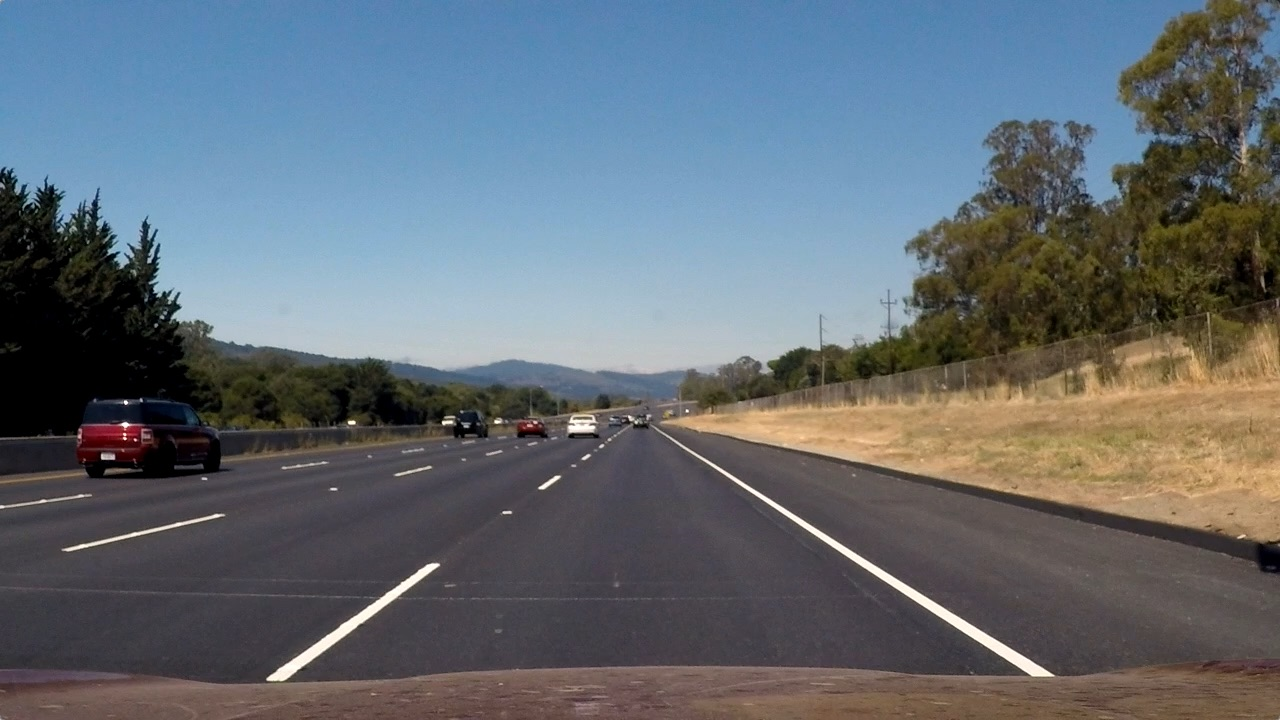
#> input picture Exercises/Module_6/Lane_Detection/test_images/straight_lines2.jpg, 1280 x 720 px
$ jupyter execute --allow-errors image-preprocessing.ipynb   (shell and % lines are left out)
#> lines starting #> are read from the running program, lines starting #| are printed output that depends on the picture; after the words box and inside, x2 and y2 are one past the last pixel; in counts of white or black regions, pixels touching at a corner belong together; pictures that were not available may be replaced by others from this repository, and a replacement may not be noted
[cell 1]
# install
# !apt update && apt install -y ffmpeg libsm6 libxext6

[cell 2]
#Importing necessary libraries
import cv2
import numpy as np
import matplotlib.pyplot as plt

import plotly.express as px

plt.rcParams['figure.figsize'] = (10, 7)

[cell 3]
#Loading test image
image = cv2.imread("./test_images/straight_lines2.jpg")
#> image is the input picture: shape (720, 1280, 3); mean B, G, R 115.1, 107.7, 99.4
image = cv2.cvtColor(image, cv2.COLOR_BGR2RGB)
plt.imshow(image);

[cell 4]
#Defining function to reduce noise and detect edges
def canny_edge_detector(image):

    # Convert the image color to grayscale
    gray_image = cv2.cvtColor(image, cv2.COLOR_RGB2GRAY)

    # Reduce noise from the image
    blur = cv2.GaussianBlur(gray_image, (5, 5), 0)
    canny = cv2.Canny(blur, 100, 150)
    return canny

[cell 5]
#Showing image with detected edges
canny_image = canny_edge_detector(image)
#> in canny_edge_detector, `gray_image = cv2.cvtColor(image, cv2.COLOR_RGB2GRAY)`:
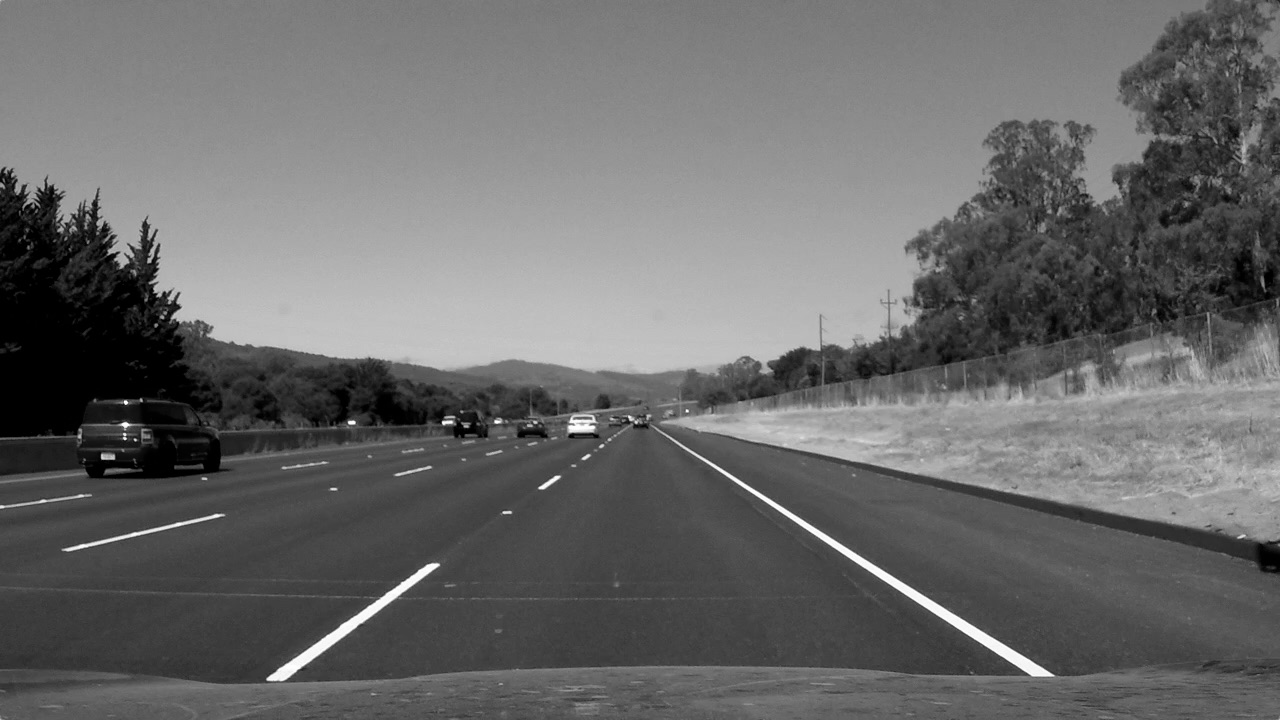
#> gray_image: shape (720, 1280); min 0, max 254, mean 106
#> in canny_edge_detector, `canny = cv2.Canny(blur, 100, 150)`:
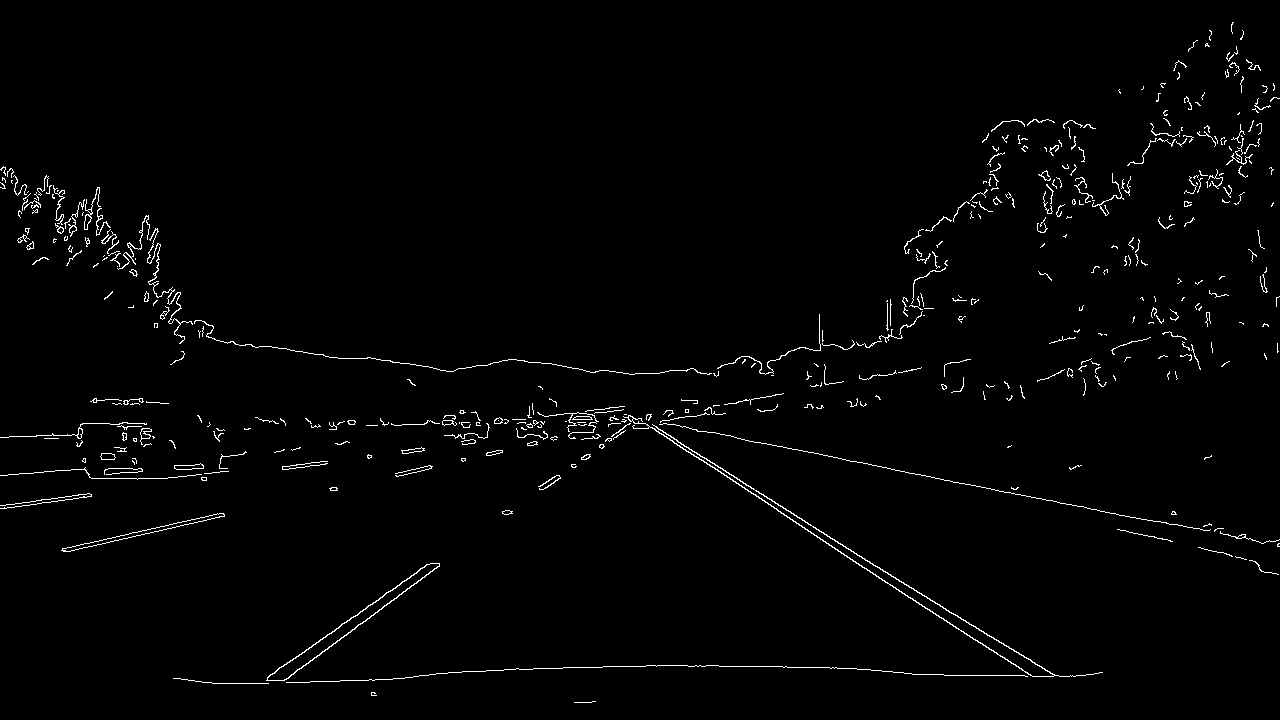
#> canny: shape (720, 1280); 1.6% white in thin lines or dots
plt.imshow(canny_image);

[cell 6]
# Specifying region of interest with a polygon on the image
def region_of_interest(image):
    height = image.shape[0]
    width = image.shape[1]
    polygons = np.array([
        [(int(width*0.1), int(height*0.92)),
        (int(width/2), int(height*0.6)),
        (int(width*0.9), int(height*0.92))]
        ])

    mask = np.zeros_like(image)

    # Fill poly-function deals with multiple polygon
    cv2.fillPoly(mask, polygons, 255)

    # Bitwise operation between canny image and mask image
    masked_image = cv2.bitwise_and(image, mask)
    return masked_image

[cell 7]
cropped_image = region_of_interest(canny_image)
#> in region_of_interest, `cv2.fillPoly(mask, polygons, 255)`: mask: shape (720, 1280); 12.9% white; 1 white region, box (x1, y1, x2, y2) and area: (128, 432, 1153, 663) 118785
#> in region_of_interest, `masked_image = cv2.bitwise_and(image, mask)`:
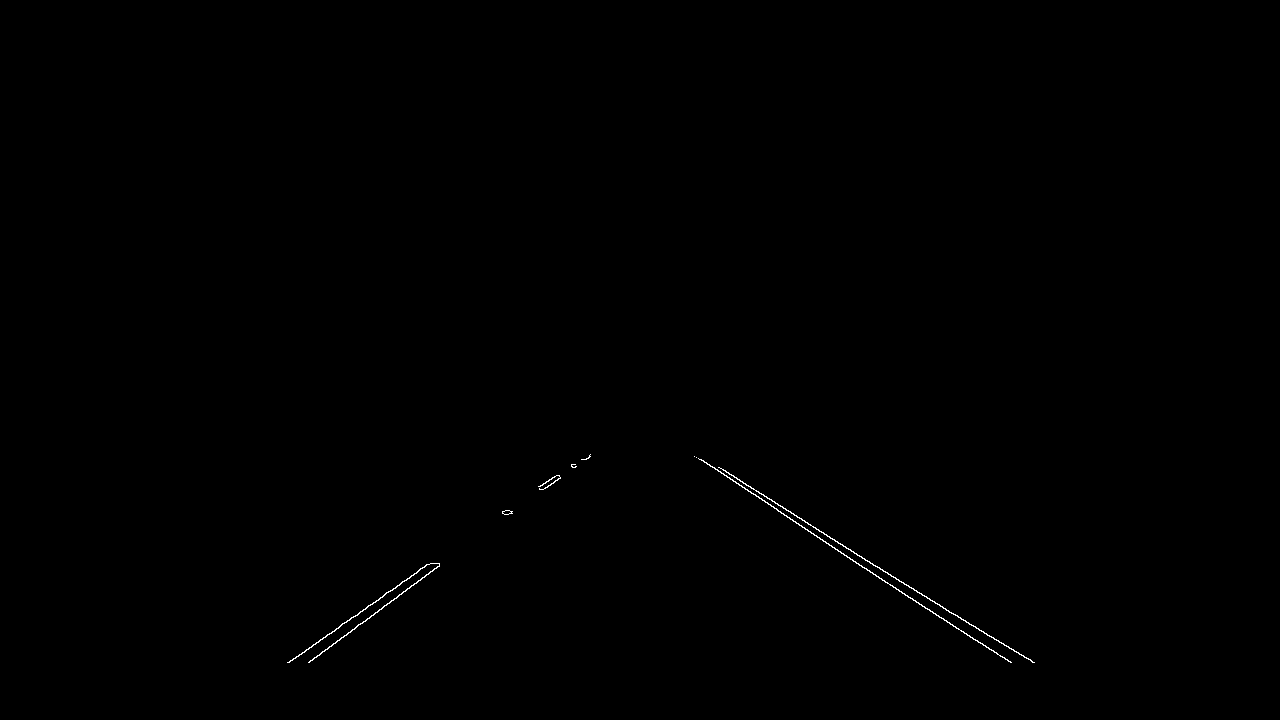
#> masked_image: shape (720, 1280); 0.18% white in thin lines or dots, all inside (x1, y1, x2, y2) = (287, 454, 1035, 663)
plt.imshow(cropped_image);

[cell 8]
def create_coordinates(image, line_parameters):
    try:
        slope, intercept = line_parameters
    except TypeError:
        slope, intercept = 0.001, 0
    #slope, intercept = line_parameters
    y1 = image.shape[0]
    y2 = int(y1 * (3 / 5))
    x1 = int((y1 - intercept) / slope)
    x2 = int((y2 - intercept) / slope)
    return np.array([x1, y1, x2, y2])

[cell 9]
def average_slope_intercept(image, lines):
    left_fit = []
    right_fit = []
    if lines is not None:
        for line in lines:
            x1, y1, x2, y2 = line.reshape(4)

            # It will fit the polynomial and the intercept and slope
            parameters = np.polyfit((x1, x2), (y1, y2), 1)
            slope = parameters[0]
            intercept = parameters[1]
            if slope < 0:
                left_fit.append((slope, intercept))
            else:
                right_fit.append((slope, intercept))

    left_fit_average = np.average(left_fit, axis = 0)
    right_fit_average = np.average(right_fit, axis = 0)
    left_line = create_coordinates(image, left_fit_average)
    right_line = create_coordinates(image, right_fit_average)
    return np.array([left_line, right_line])

[cell 10]
def display_lines(image, lines):
    line_image = np.zeros_like(image)
    if lines is not None:
        for line in lines:
            x1, y1, x2, y2 = line.reshape(4)
            cv2.line(line_image, (x1, y1), (x2, y2), (255, 0, 0), 10)
    return line_image

[cell 11]
lines = cv2.HoughLinesP(
                    image = cropped_image,
                    rho = 2,
                    theta = np.pi / 180,
                    threshold = 45, # 100
                    lines = np.array([]),
                    minLineLength = 40,
                    maxLineGap = 100)
#> lines = 16 rows, first 6: [703, 460, 885, 582], [310, 660, 590, 456], [797, 517, 949, 612], [287, 662, 552, 477], [993, 637, 1034, 662], [750, 486, 794, 515]

[cell 12]
averaged_lines = average_slope_intercept(image, lines)
#> the loop in average_slope_intercept, `for line in lines:` made 16 passes
#> (x1, y1, x2, y2, slope, intercept) on passes 1 to 12: (703, 460, 885, 582, 0.67, -11.24), (310, 660, 590, 456, -0.729, 885.9), (797, 517, 949, 612, 0.625, 18.87), (287, 662, 552, 477, -0.698, 862.4), (993, 637, 1034, 662, 0.61, 31.51), (750, 486, 794, 515, 0.659, -8.32), (929, 609, 989, 649, 0.667, -10.33), (869, 561, 927, 598, 0.638, 6.64), (796, 515, 925, 608, 0.721, -58.86), (913, 588, 1032, 662, 0.622, 20.25), (729, 474, 969, 624, 0.625, 18.38), (785, 508, 910, 598, 0.72, -57.2)
#> after the loop in average_slope_intercept, `for line in lines:`: left_fit = [(-0.729, 885.9), (-0.698, 862.4), (-0.727, 884.4), (-0.702, 864.9)]; right_fit = [(0.67, -11.24), (0.625, 18.87), (0.61, 31.51), (0.659, -8.32), (0.667, -10.33), (0.638, 6.64), (0.721, -58.86), (0.622, 20.25), (0.625, 18.38), (0.72, -57.2), (0.65, 5.01), (0.607, 31.07)]
#> in average_slope_intercept, `left_fit_average = np.average(left_fit, axis = 0)`: left_fit_average = [-0.714, 874.4]
#> in average_slope_intercept, `right_fit_average = np.average(right_fit, axis = 0)`: right_fit_average = [0.651, -1.19]
#> in create_coordinates, `slope, intercept = line_parameters`: slope = -0.714; intercept = 874.4
#> in create_coordinates, `x1 = int((y1 - intercept) / slope)`: x1 = 216
#> in create_coordinates, `x2 = int((y2 - intercept) / slope)`: x2 = 619
#> in average_slope_intercept, `left_line = create_coordinates(image, left_fit_average)`: left_line = [216, 720, 619, 432]
#> in average_slope_intercept, `right_line = create_coordinates(image, right_fit_average)`: right_line = [1107, 720, 665, 432]
#> averaged_lines = [[216, 720, 619, 432], [1107, 720, 665, 432]]

line_image = display_lines(image, averaged_lines)
#> the loop in display_lines, `for line in lines:` made 2 passes

combo_image = cv2.addWeighted(image, 0.8, line_image, 1, 1)
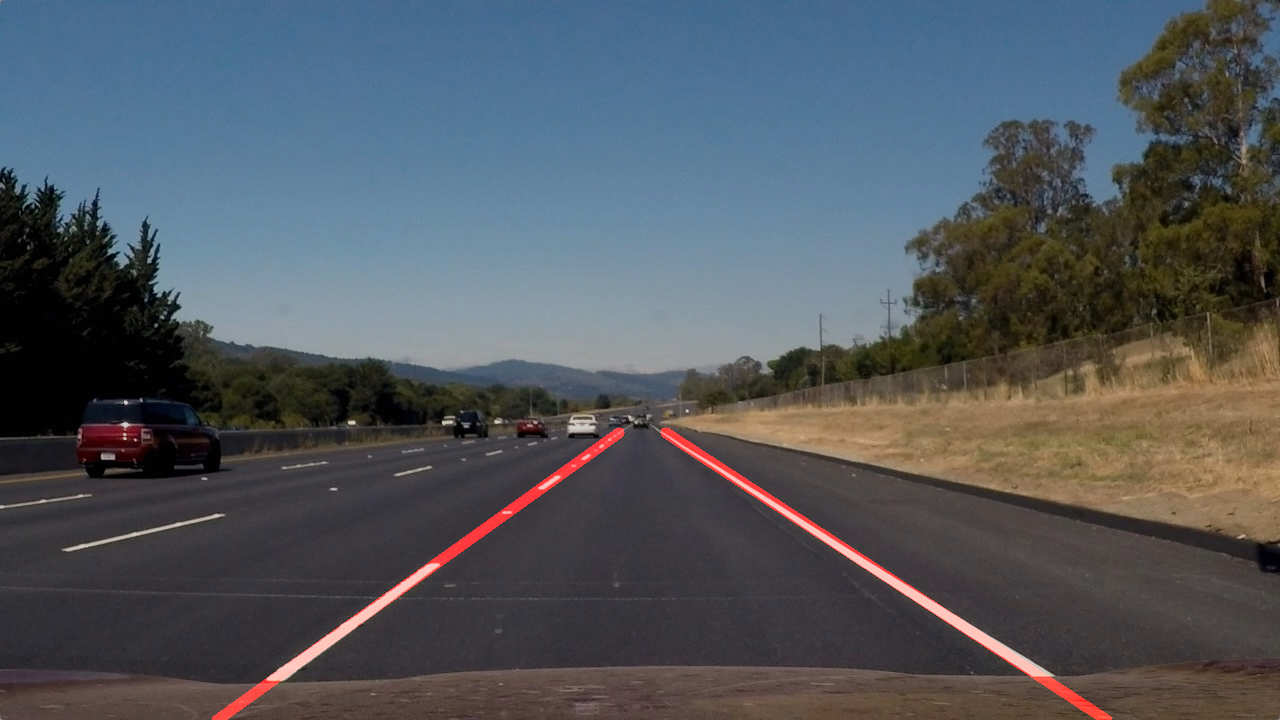
#> combo_image: shape (720, 1280, 3); mean R, G, B 82, 87.1, 93.1

[cell 13]
fig = plt.figure(figsize=(20, 13))
rows = 1
columns = 3

# Adds a subplot at the 1st position
fig.add_subplot(rows, columns, 1)
plt.imshow(combo_image)
plt.axis('off')
plt.title("combined images")

# Adds a subplot at the 1st position
fig.add_subplot(rows, columns, 2)
plt.imshow(line_image)
plt.axis('off')
plt.title("detected lines")

# Adds a subplot at the 2nd position
fig.add_subplot(rows, columns, 3)
plt.imshow(image)
plt.axis('off')
plt.title("origial image");
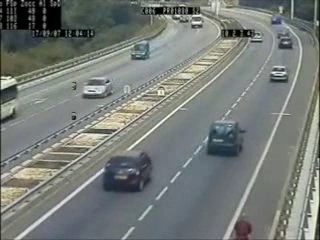
#> input picture frame 75 of Exercises/Module_6/day7/videos/video.avi, 320 x 240 px, given in place of project_video.mp4, which was not available
#> further down, frame is the input picture: shape (240, 320, 3); mean B, G, R 120, 123.9, 118.8

[cell 14]
cap = cv2.VideoCapture("./videos/project_video.mp4")
#> (the rest of this cell did not finish here and is left out)

#> in canny_edge_detector (call 2), `blur = cv2.GaussianBlur(gray_image, (5, 5), 0)`:
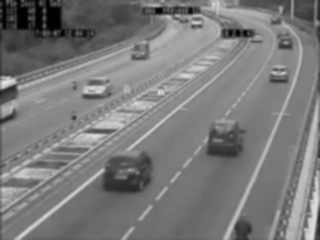
#> blur: shape (240, 320); min 0, max 228, mean 122.3
#> in canny_edge_detector (call 2), `canny = cv2.Canny(blur, 100, 150)`:
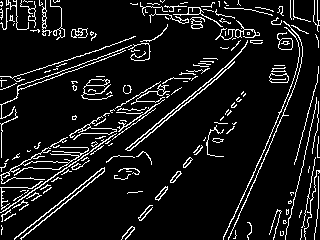
#> canny: shape (240, 320); 9.4% white in thin lines or dots
        cropped_image = region_of_interest(canny_image)
#> in region_of_interest (call 2), `cv2.fillPoly(mask, polygons, 255)`:
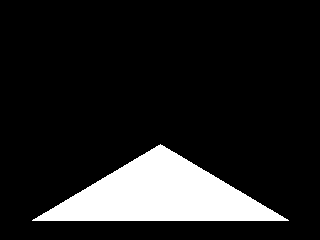
#> mask: shape (240, 320); 13% white; 1 white region, box (x1, y1, x2, y2) and area: (32, 144, 289, 221) 9985
#> in region_of_interest (call 2), `masked_image = cv2.bitwise_and(image, mask)`:
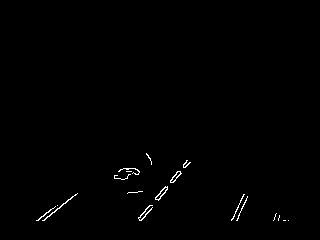
#> masked_image: shape (240, 320); 0.6% white in thin lines or dots, all inside (x1, y1, x2, y2) = (36, 153, 289, 221)
#> `lines = cv2.HoughLinesP( image = cropped_image, rho = 2, theta = np.pi..`: lines = [[138, 218, 187, 160], [143, 218, 189, 162]]
        cv2.imshow("cropped", cropped_image)
        lines = cv2.HoughLinesP(
                    image = cropped_image,
                    rho = 2,
                    theta = np.pi / 180,
                    threshold = 45, # 100
                    lines = np.array([]),
                    minLineLength = 40,
                    maxLineGap = 100)

        #averaged_lines = average_slope_intercept(frame, lines)
        line_image = display_lines(image, lines)
#> the loop in display_lines (call 2), `for line in lines:` made 2 passes
        combo_image = cv2.addWeighted(frame, 0.8, line_image, 1, 1)
        cv2.imshow("results", combo_image)

        # When the below two will be true and will press the 'q' on
        # our keyboard, we will break out from the loop

        # # wait 0 will wait for infinitely between each frames.
        # 1ms will wait for the specified time only between each frames
        if cv2.waitKey(30) & 0xFF == ord('q'):
            break
    else:
        break

# close the video file
cap.release()

# destroy all the windows that is currently on
cv2.destroyAllWindows()
cv2.waitKey(1)
